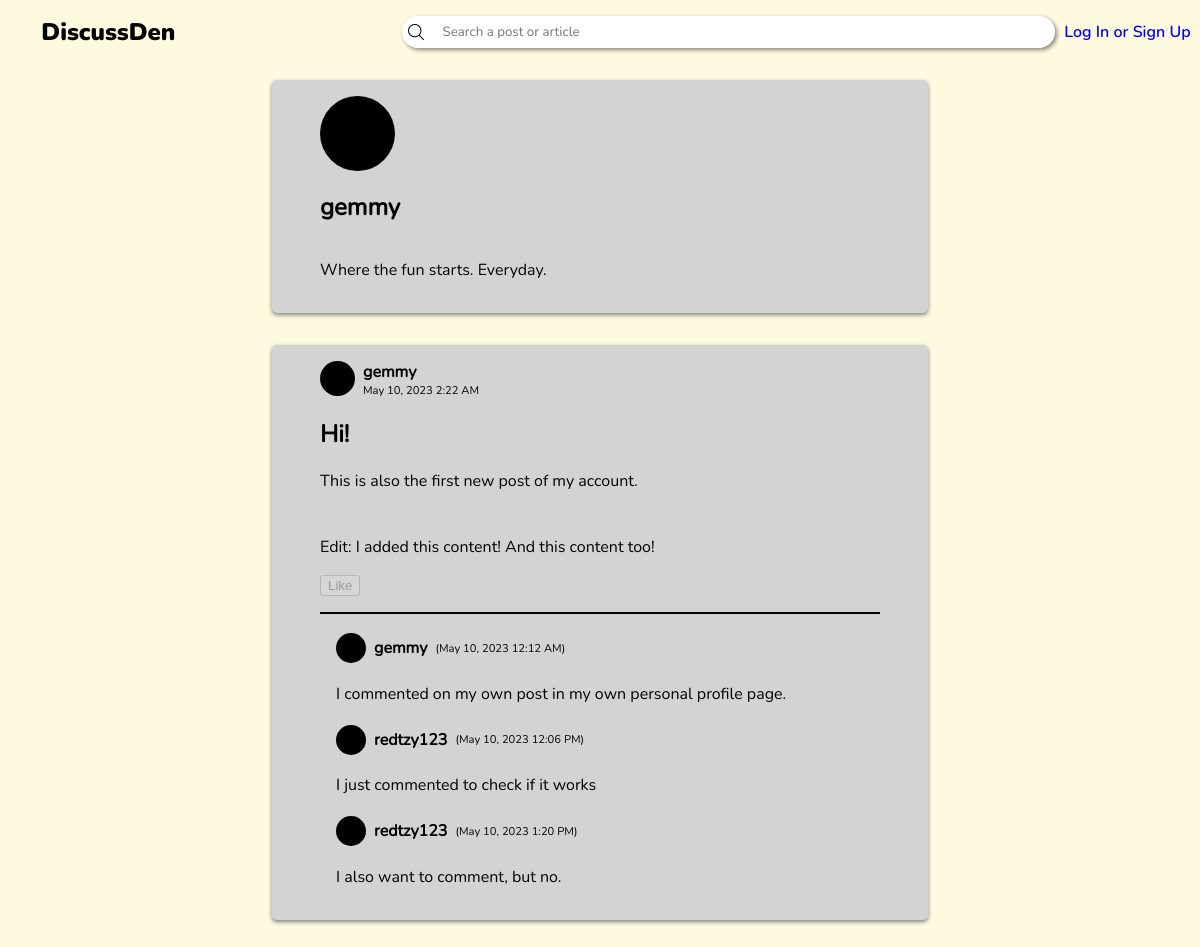
The app's page /profile-visit.php?user_id=3, older data.
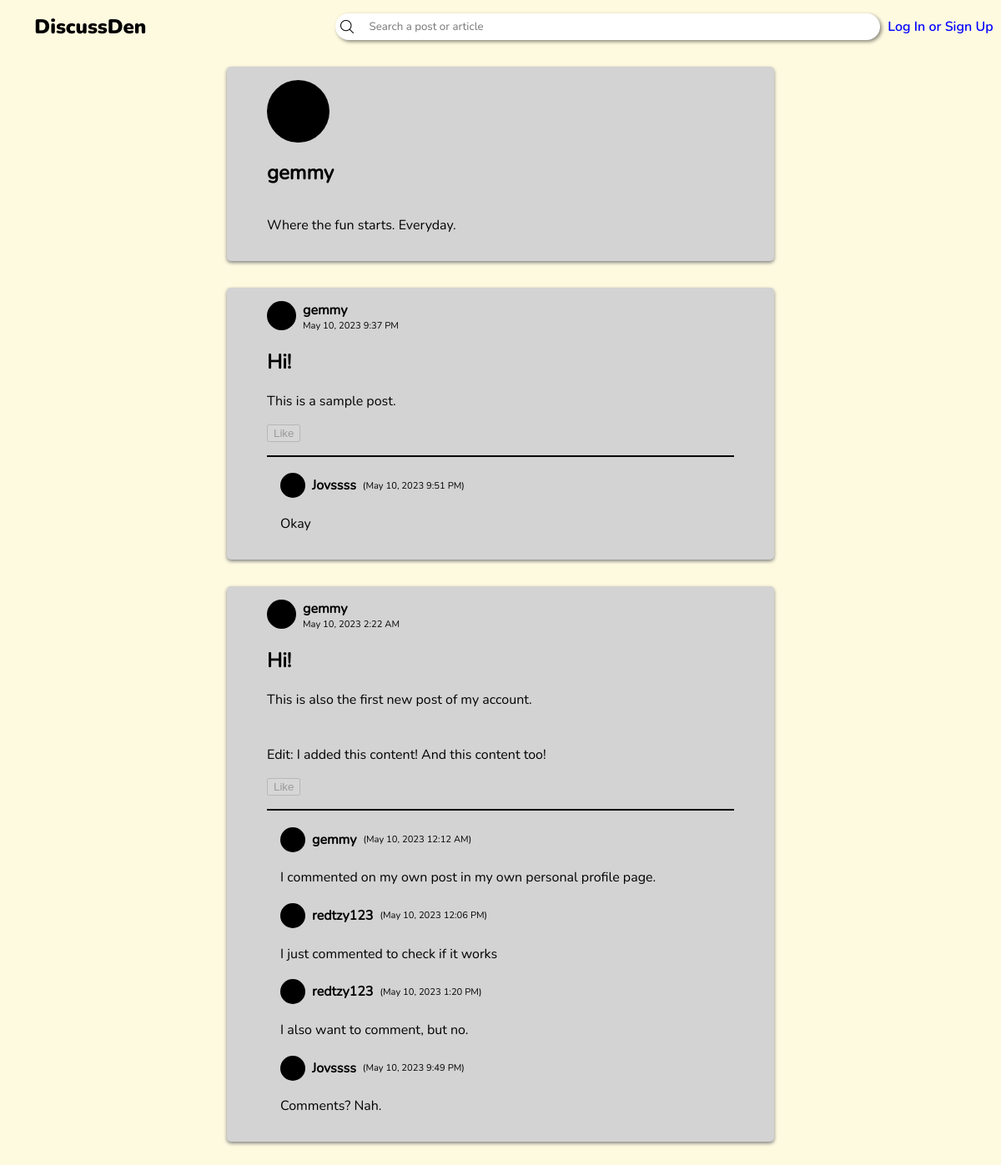
The same page, newer data.
### tables this page shows
CREATE TABLE posts (id INTEGER PRIMARY KEY AUTOINCREMENT NOT NULL UNIQUE, user_id INTEGER REFERENCES users (user_id) NOT NULL, title TEXT NOT NULL, content TEXT NOT NULL, date, likes);

CREATE TABLE users (user_id INTEGER PRIMARY KEY AUTOINCREMENT, username TEXT UNIQUE NOT NULL, password TEXT NOT NULL, link TEXT NOT NULL, recent_searches);

CREATE TABLE comments (comment_id INTEGER PRIMARY KEY AUTOINCREMENT UNIQUE NOT NULL, post_id INTEGER REFERENCES posts (id) ON DELETE NO ACTION NOT NULL, name TEXT, content TEXT NOT NULL, date);

### profile-visit.php (the view, shortened to what this page needs)
<!DOCTYPE html>
<html lang="en">
<head>
    <link rel="stylesheet" href="header.css">
    <link rel="stylesheet" href="post-boxes.css">
</head>
<body>
    <?php
        include "header.php";
        $stmt = $db -> prepare('SELECT * FROM users WHERE user_id = :user');
        $stmt -> bindParam(':user', $_GET['user_id']);
        $stmt -> execute();
        $user_name = $stmt -> fetch(PDO::FETCH_ASSOC)['username'];
    ?>
    <section class="post-section" style="margin-top:3rem">
        <div class="post-container">
            <svg width=75 height=75>
                <circle cx=50% cy=50% r=50% fill=black/>
            </svg>
            <h2 class="username"><?php echo $user_name ?></h2>
            <p>Where the fun starts. Everyday.</p>
        </div>
        <?php
        $stmt = $db -> prepare('SELECT * FROM posts WHERE user_id = :user');
        $stmt -> bindParam(':user', $_GET['user_id']);
        $stmt -> execute();
        $posts = $stmt -> fetchAll(PDO::FETCH_ASSOC);
        foreach (array_reverse($posts) as $post) {
            $stmt = $db -> prepare('SELECT * FROM users WHERE user_id = :userID');
            $stmt -> bindParam(':userID', $post['user_id'], PDO::PARAM_INT);
            $stmt -> execute();
            $post_user = $stmt -> fetch(PDO::FETCH_ASSOC);
            echo    '<div class="post-container">
                        <div class="post-user">
                            <svg width=35 height=35>
                                <circle cx=17.5 cy=17.5 r=17.5 fill=black/>
                            </svg>
                            <h4 class="username">' . $post_user['username'] . '</h4>
                            <p>' . $post['date'] . '</p>
                        </div>
                        <div class="post-content">
                            <h2>' . $post['title'] . '</h2>
                            <p>' . $post['content'] . '</p>';
            if (isset($_SESSION['username'])) {
                echo '<button class="like" data-id="' . $post['id'] . '">';
                if (($likes = json_decode($post['likes'])) !== NULL) {
                    echo '<p class="likes">' . count(json_decode($post['likes'])) . '</p>';
                }
                    echo '<img class="like-state" ';
                        if(!((array_search($_SESSION['username'], json_decode($post['likes']))) === false)) {
                            echo 'src="img/upvote-filled.png"';
                        } else {
                            echo 'src="img/upvote-nofill.png"';
                        }
                    echo '/>
                </button>';
            } else {
                echo '<button disabled>Like</button>';
            }
            echo '</div><hr>';
            $stmt = $db -> prepare('SELECT * FROM comments WHERE post_id = :post_id');
            $stmt -> bindParam(':post_id', $post['id'], PDO::PARAM_INT);
            $stmt -> execute();
            $comments = $stmt -> fetchAll(PDO::FETCH_ASSOC);
            foreach ($comments as $comment) {
                $stmt = $db -> prepare('SELECT * FROM users WHERE username = :user');
                $stmt -> bindParam(':user', $comment['name'], PDO::PARAM_STR);
                $stmt -> execute();
                $user_id = $stmt -> fetch(PDO::FETCH_ASSOC)['user_id'];
                echo    '<div class="comment-container">
                            <div>
                                <svg width=30 height=30>
                                    <circle cx=50% cy=50% r=50% fill=black/>
                                </svg>';
                                if ($post['user_id'] !== $user_id){
                                    if ($_SESSION['username'] === $comment['name']) echo '<a href="profile.php">';
                                    else echo '<a href="profile-visit.php?user_id=' . $user_id . '">';
                                }
                                echo '<h4 class="username">' . $comment['name'] . '</h4>';
                                if ($post['user_id'] !== $user_id) echo '</a>';
                                echo '<p>(' . $comment['date'] . ')</p>
                            </div>
                            <p>' . $comment['content'] . '</p>
                        </div>';
            }
            echo '
                    <form class="comment-box">
                        <input type="hidden" name="post_id" value="' . $post['id'] . '">
                ';
            echo '</form></div>';
        }
    ?>
    </section>
</body>
</html>

Row changes from the older to the newer data that the page shows:
added posts: user.username "gemmy", date "May 10, 2023 9:37 PM", title "Hi!", content "This is a sample post."
added comments: name "Jovssss", date "May 10, 2023 9:51 PM", content "Okay", shown under "gemmy"
added comments: name "Jovssss", date "May 10, 2023 9:49 PM", content "Comments? Nah.", shown under posts "May 10, 2023 2:22 AM"
